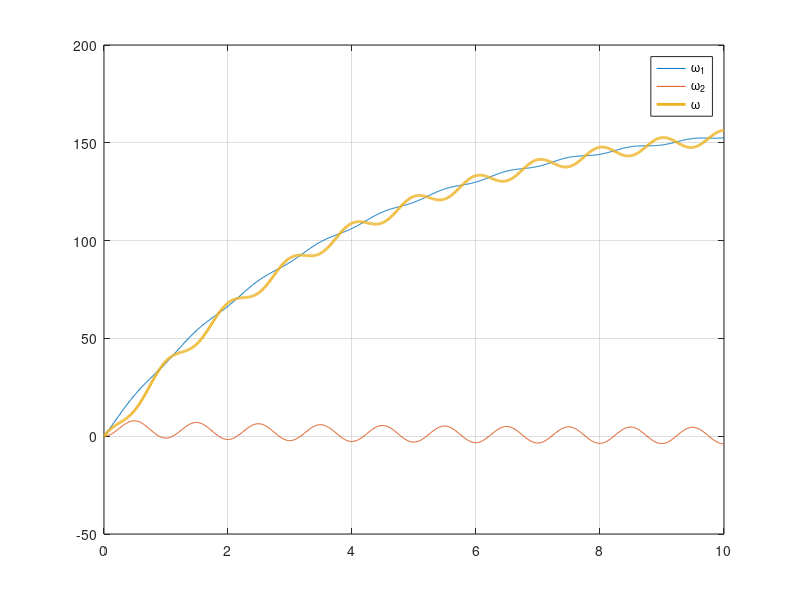

Recreate this plot in MATLAB. (Note: this script raises an error after producing the figure.)
%Modul 5

%1
Rf = 4.63;
Lf = 8.11e-3;
Km = 3.761e-3;
J = 1.9e-5;
f = 4.9e-6;

t = 0:0.01:10;
vf = ones(size(t));
Td = 0.5e-3*sin(2*pi*t);

s = tf('s');
G1 = Km/(Lf*s+Rf)/(J*s+f);
w1 = lsim(G1,vf,t);
G2 = 1/(J*s+f);
w2 = lsim(G2,Td,t);
w = w1-w2;
tetha = lsim(1/s,w,t);
i_f = lsim(1/(Lf*s+Rf),vf,t);

plot(t,w1,t,w2,t,w,'LineWidth',2),grid on
legend('\omega_1','\omega_2','\omega')

%2
Rf = 4.63;
Lf = 8.11e-3;
Km = 3.761e-3;
J = 1.9e-5;
f = 4.9e-6;

t = 0:0.01:10;
vf = ones(size(t))+0.1*sin(2*pi*t);
Td = 0.5e-3*sin(2*pi*t);

s = tf('s');
G1 = Km/(Lf*s+Rf)/(J*s+f);
w1 = lsim(G1,vf,t);
G2 = 1/(J*s+f);
w2 = lsim(G2,Td,t);
w = w1-w2;
tetha = lsim(1/s,w,t);
i_f = lsim(1/(Lf*s+Rf),vf,t);

plot(t,w1,t,w2,t,w,'LineWidth',2),grid on
legend('\omega_1','\omega_2','\omega')

%3
Rf = 4.63;
Lf = 8.11e-3;
Km = 3.761e-3;
J = 1.9e-5;
f = 4.9e-6;

t = 0:0.01:40;
vf = ones(size(t));
Td = 0.5e-3*sin(2*pi*t);

s = tf('s');
G1 = Km/(Lf*s+Rf)/(J*s+f);
w1a = lsim(G1,vf,t);
w1b = lsim(G1*exp(-5*s),vf,t);
w1 = w1a - w1b;
G2 = 1/(J*s+f);
w2 = lsim(G2,Td,t);
w = w1-w2;
tetha = lsim(1/s,w,t);
i_f = lsim(1/(Lf*s+Rf),vf,t);

plot(t,w1,t,w2,t,w,'LineWidth',2),grid on
legend('\omega_1','\omega_2','\omega')

%4
Rf = 4.63;
Lf = 8.11e-3;
Km = 3.761e-3;
J = 1.9e-5;
f = 4.9e-6;

t = 0:0.01:40;
vf = ones(size(t))+sign(sin(2*pi*t));
Td = 0.5e-3*sin(2*pi*t);

s = tf('s');
G1 = Km/(Lf*s+Rf)/(J*s+f);
w1 = lsim(G1,vf,t);
G2 = 1/(J*s+f);
w2 = lsim(G2,Td,t);
w = w1-w2;
tetha = lsim(1/s,w,t);
i_f = lsim(1/(Lf*s+Rf),vf,t);

plot(t,w1,t,w2,t,w,'LineWidth',2),grid on
legend('\omega_1','\omega_2','\omega')

%5
Rf = 4.63;
Lf = 8.11e-3;
Km = 3.761e-3;
J = 1.9e-5;
f = 4.9e-6;

t = 0:0.01:40;
vf = t;
Td = 0.5e-3*sin(2*pi*t);

s = tf('s');
G1 = Km/(Lf*s+Rf)/(J*s+f);
w1a = lsim(G1,vf,t);
w1b = 2*lsim(G1*exp(-5*s),vf,t);
w1c = 10*lsim(G1*exp(-10*s),vf,t);
w1 = w1a-w1b+w1c;
G2 = 1/(J*s+f);
w2 = lsim(G2,Td,t);
w = w1-w2;
tetha = lsim(1/s,w,t);
i_f = lsim(1/(Lf*s+Rf),vf,t);

plot(t,w1,t,w2,t,w,'LineWidth',2),grid on
legend('\omega_1','\omega_2','\omega')